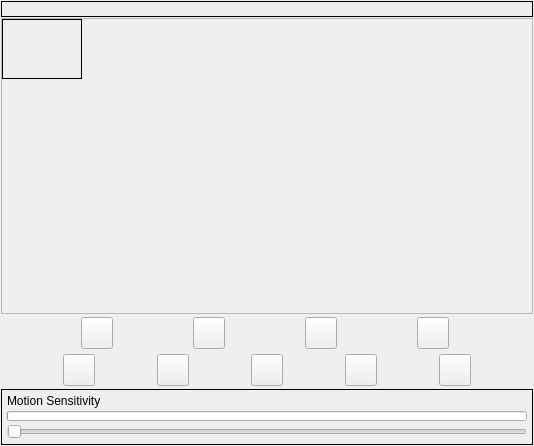
<?xml version="1.0" encoding="UTF-8"?>
<ui version="4.0">
 <class>VlcWidgetUi</class>
 <widget class="QWidget" name="VlcWidgetUi">
  <property name="geometry">
   <rect>
    <x>0</x>
    <y>0</y>
    <width>534</width>
    <height>446</height>
   </rect>
  </property>
  <property name="sizePolicy">
   <sizepolicy hsizetype="Expanding" vsizetype="Expanding">
    <horstretch>0</horstretch>
    <verstretch>0</verstretch>
   </sizepolicy>
  </property>
  <property name="minimumSize">
   <size>
    <width>0</width>
    <height>0</height>
   </size>
  </property>
  <property name="windowTitle">
   <string>Vlc Widget</string>
  </property>
  <layout class="QVBoxLayout" name="verticalLayout">
   <property name="spacing">
    <number>1</number>
   </property>
   <property name="leftMargin">
    <number>1</number>
   </property>
   <property name="topMargin">
    <number>1</number>
   </property>
   <property name="rightMargin">
    <number>1</number>
   </property>
   <property name="bottomMargin">
    <number>1</number>
   </property>
   <item>
    <widget class="QLabel" name="m_UserMsgLabel">
     <property name="sizePolicy">
      <sizepolicy hsizetype="Expanding" vsizetype="Minimum">
       <horstretch>0</horstretch>
       <verstretch>0</verstretch>
      </sizepolicy>
     </property>
     <property name="minimumSize">
      <size>
       <width>0</width>
       <height>13</height>
      </size>
     </property>
     <property name="maximumSize">
      <size>
       <width>16777215</width>
       <height>16777215</height>
      </size>
     </property>
     <property name="frameShape">
      <enum>QFrame::Box</enum>
     </property>
     <property name="text">
      <string/>
     </property>
    </widget>
   </item>
   <item>
    <widget class="VxAspectFrame" name="m_VideoFrame">
     <property name="sizePolicy">
      <sizepolicy hsizetype="Expanding" vsizetype="Expanding">
       <horstretch>0</horstretch>
       <verstretch>0</verstretch>
      </sizepolicy>
     </property>
     <property name="frameShape">
      <enum>QFrame::StyledPanel</enum>
     </property>
     <property name="frameShadow">
      <enum>QFrame::Raised</enum>
     </property>
     <widget class="VxLabel" name="m_VideoScreen">
      <property name="geometry">
       <rect>
        <x>1</x>
        <y>1</y>
        <width>80</width>
        <height>60</height>
       </rect>
      </property>
      <property name="sizePolicy">
       <sizepolicy hsizetype="Ignored" vsizetype="Ignored">
        <horstretch>0</horstretch>
        <verstretch>0</verstretch>
       </sizepolicy>
      </property>
      <property name="minimumSize">
       <size>
        <width>80</width>
        <height>60</height>
       </size>
      </property>
      <property name="frameShape">
       <enum>QFrame::Box</enum>
      </property>
      <property name="text">
       <string/>
      </property>
      <property name="alignment">
       <set>Qt::AlignCenter</set>
      </property>
     </widget>
    </widget>
   </item>
   <item>
    <widget class="QFrame" name="m_VidCtrlFrame">
     <property name="sizePolicy">
      <sizepolicy hsizetype="Preferred" vsizetype="Minimum">
       <horstretch>0</horstretch>
       <verstretch>0</verstretch>
      </sizepolicy>
     </property>
     <property name="minimumSize">
      <size>
       <width>0</width>
       <height>36</height>
      </size>
     </property>
     <property name="maximumSize">
      <size>
       <width>16777215</width>
       <height>16777215</height>
      </size>
     </property>
     <property name="frameShape">
      <enum>QFrame::NoFrame</enum>
     </property>
     <layout class="QHBoxLayout" name="horizontalLayout">
      <property name="spacing">
       <number>0</number>
      </property>
      <property name="leftMargin">
       <number>0</number>
      </property>
      <property name="topMargin">
       <number>0</number>
      </property>
      <property name="rightMargin">
       <number>0</number>
      </property>
      <property name="bottomMargin">
       <number>0</number>
      </property>
      <item>
       <widget class="VxPushButton" name="m_CamSourceButton">
        <property name="sizePolicy">
         <sizepolicy hsizetype="Fixed" vsizetype="Fixed">
          <horstretch>0</horstretch>
          <verstretch>0</verstretch>
         </sizepolicy>
        </property>
        <property name="minimumSize">
         <size>
          <width>32</width>
          <height>32</height>
         </size>
        </property>
        <property name="maximumSize">
         <size>
          <width>32</width>
          <height>32</height>
         </size>
        </property>
        <property name="text">
         <string notr="true"/>
        </property>
        <property name="iconSize">
         <size>
          <width>32</width>
          <height>32</height>
         </size>
        </property>
       </widget>
      </item>
      <item>
       <widget class="VxPushButton" name="m_CamPreviewButton">
        <property name="sizePolicy">
         <sizepolicy hsizetype="Fixed" vsizetype="Fixed">
          <horstretch>0</horstretch>
          <verstretch>0</verstretch>
         </sizepolicy>
        </property>
        <property name="minimumSize">
         <size>
          <width>32</width>
          <height>32</height>
         </size>
        </property>
        <property name="maximumSize">
         <size>
          <width>32</width>
          <height>32</height>
         </size>
        </property>
        <property name="text">
         <string notr="true"/>
        </property>
        <property name="iconSize">
         <size>
          <width>32</width>
          <height>32</height>
         </size>
        </property>
       </widget>
      </item>
      <item>
       <widget class="VxPushButton" name="m_CamRotateButton">
        <property name="sizePolicy">
         <sizepolicy hsizetype="Fixed" vsizetype="Fixed">
          <horstretch>0</horstretch>
          <verstretch>0</verstretch>
         </sizepolicy>
        </property>
        <property name="minimumSize">
         <size>
          <width>32</width>
          <height>32</height>
         </size>
        </property>
        <property name="maximumSize">
         <size>
          <width>32</width>
          <height>32</height>
         </size>
        </property>
        <property name="text">
         <string notr="true"/>
        </property>
        <property name="iconSize">
         <size>
          <width>32</width>
          <height>32</height>
         </size>
        </property>
       </widget>
      </item>
      <item>
       <widget class="VxPushButton" name="m_ImageRotateButton">
        <property name="sizePolicy">
         <sizepolicy hsizetype="Fixed" vsizetype="Fixed">
          <horstretch>0</horstretch>
          <verstretch>0</verstretch>
         </sizepolicy>
        </property>
        <property name="minimumSize">
         <size>
          <width>32</width>
          <height>32</height>
         </size>
        </property>
        <property name="maximumSize">
         <size>
          <width>32</width>
          <height>32</height>
         </size>
        </property>
        <property name="text">
         <string notr="true"/>
        </property>
        <property name="iconSize">
         <size>
          <width>32</width>
          <height>32</height>
         </size>
        </property>
       </widget>
      </item>
     </layout>
    </widget>
   </item>
   <item>
    <widget class="QFrame" name="m_RecordCtrlFrame">
     <property name="sizePolicy">
      <sizepolicy hsizetype="Preferred" vsizetype="Minimum">
       <horstretch>0</horstretch>
       <verstretch>0</verstretch>
      </sizepolicy>
     </property>
     <property name="minimumSize">
      <size>
       <width>0</width>
       <height>36</height>
      </size>
     </property>
     <property name="maximumSize">
      <size>
       <width>16777215</width>
       <height>16777215</height>
      </size>
     </property>
     <property name="frameShape">
      <enum>QFrame::NoFrame</enum>
     </property>
     <layout class="QHBoxLayout" name="horizontalLayout_2">
      <property name="spacing">
       <number>0</number>
      </property>
      <property name="leftMargin">
       <number>0</number>
      </property>
      <property name="topMargin">
       <number>0</number>
      </property>
      <property name="rightMargin">
       <number>0</number>
      </property>
      <property name="bottomMargin">
       <number>0</number>
      </property>
      <item>
       <widget class="VxPushButton" name="m_PictureSnapshotButton">
        <property name="sizePolicy">
         <sizepolicy hsizetype="Fixed" vsizetype="Fixed">
          <horstretch>0</horstretch>
          <verstretch>0</verstretch>
         </sizepolicy>
        </property>
        <property name="minimumSize">
         <size>
          <width>32</width>
          <height>32</height>
         </size>
        </property>
        <property name="maximumSize">
         <size>
          <width>32</width>
          <height>32</height>
         </size>
        </property>
        <property name="text">
         <string notr="true"/>
        </property>
        <property name="iconSize">
         <size>
          <width>32</width>
          <height>32</height>
         </size>
        </property>
       </widget>
      </item>
      <item>
       <widget class="VxPushButton" name="m_NormalRecordButton">
        <property name="sizePolicy">
         <sizepolicy hsizetype="Fixed" vsizetype="Fixed">
          <horstretch>0</horstretch>
          <verstretch>0</verstretch>
         </sizepolicy>
        </property>
        <property name="minimumSize">
         <size>
          <width>32</width>
          <height>32</height>
         </size>
        </property>
        <property name="maximumSize">
         <size>
          <width>32</width>
          <height>32</height>
         </size>
        </property>
        <property name="text">
         <string notr="true"/>
        </property>
        <property name="iconSize">
         <size>
          <width>32</width>
          <height>32</height>
         </size>
        </property>
       </widget>
      </item>
      <item>
       <widget class="VxPushButton" name="m_MotionRecordButton">
        <property name="sizePolicy">
         <sizepolicy hsizetype="Fixed" vsizetype="Fixed">
          <horstretch>0</horstretch>
          <verstretch>0</verstretch>
         </sizepolicy>
        </property>
        <property name="minimumSize">
         <size>
          <width>32</width>
          <height>32</height>
         </size>
        </property>
        <property name="maximumSize">
         <size>
          <width>32</width>
          <height>32</height>
         </size>
        </property>
        <property name="text">
         <string notr="true"/>
        </property>
        <property name="iconSize">
         <size>
          <width>32</width>
          <height>32</height>
         </size>
        </property>
       </widget>
      </item>
      <item>
       <widget class="VxPushButton" name="m_MotionAlarmButton">
        <property name="sizePolicy">
         <sizepolicy hsizetype="Fixed" vsizetype="Fixed">
          <horstretch>0</horstretch>
          <verstretch>0</verstretch>
         </sizepolicy>
        </property>
        <property name="minimumSize">
         <size>
          <width>32</width>
          <height>32</height>
         </size>
        </property>
        <property name="maximumSize">
         <size>
          <width>32</width>
          <height>32</height>
         </size>
        </property>
        <property name="text">
         <string notr="true"/>
        </property>
        <property name="iconSize">
         <size>
          <width>32</width>
          <height>32</height>
         </size>
        </property>
       </widget>
      </item>
      <item>
       <widget class="VxPushButton" name="m_VidFilesButton">
        <property name="sizePolicy">
         <sizepolicy hsizetype="Fixed" vsizetype="Fixed">
          <horstretch>0</horstretch>
          <verstretch>0</verstretch>
         </sizepolicy>
        </property>
        <property name="minimumSize">
         <size>
          <width>32</width>
          <height>32</height>
         </size>
        </property>
        <property name="maximumSize">
         <size>
          <width>32</width>
          <height>32</height>
         </size>
        </property>
        <property name="text">
         <string notr="true"/>
        </property>
        <property name="iconSize">
         <size>
          <width>32</width>
          <height>32</height>
         </size>
        </property>
       </widget>
      </item>
     </layout>
    </widget>
   </item>
   <item>
    <widget class="QFrame" name="m_RecordSensitivityFrame">
     <property name="sizePolicy">
      <sizepolicy hsizetype="Preferred" vsizetype="Minimum">
       <horstretch>0</horstretch>
       <verstretch>0</verstretch>
      </sizepolicy>
     </property>
     <property name="minimumSize">
      <size>
       <width>0</width>
       <height>56</height>
      </size>
     </property>
     <property name="maximumSize">
      <size>
       <width>16777215</width>
       <height>16777215</height>
      </size>
     </property>
     <property name="frameShape">
      <enum>QFrame::Box</enum>
     </property>
     <layout class="QVBoxLayout" name="verticalLayout_2">
      <property name="spacing">
       <number>1</number>
      </property>
      <property name="leftMargin">
       <number>5</number>
      </property>
      <property name="topMargin">
       <number>2</number>
      </property>
      <property name="rightMargin">
       <number>5</number>
      </property>
      <property name="bottomMargin">
       <number>2</number>
      </property>
      <item>
       <widget class="QLabel" name="m_MotionSesitivityLabel">
        <property name="sizePolicy">
         <sizepolicy hsizetype="Preferred" vsizetype="Minimum">
          <horstretch>0</horstretch>
          <verstretch>0</verstretch>
         </sizepolicy>
        </property>
        <property name="minimumSize">
         <size>
          <width>0</width>
          <height>18</height>
         </size>
        </property>
        <property name="maximumSize">
         <size>
          <width>16777215</width>
          <height>16777215</height>
         </size>
        </property>
        <property name="text">
         <string>Motion Sensitivity</string>
        </property>
       </widget>
      </item>
      <item>
       <widget class="QProgressBar" name="m_MotionBar">
        <property name="sizePolicy">
         <sizepolicy hsizetype="Expanding" vsizetype="Minimum">
          <horstretch>0</horstretch>
          <verstretch>0</verstretch>
         </sizepolicy>
        </property>
        <property name="minimumSize">
         <size>
          <width>0</width>
          <height>10</height>
         </size>
        </property>
        <property name="maximumSize">
         <size>
          <width>16777215</width>
          <height>10</height>
         </size>
        </property>
        <property name="value">
         <number>0</number>
        </property>
        <property name="textVisible">
         <bool>false</bool>
        </property>
       </widget>
      </item>
      <item>
       <widget class="QSlider" name="m_MotionSensitivitySlider">
        <property name="sizePolicy">
         <sizepolicy hsizetype="Expanding" vsizetype="Minimum">
          <horstretch>0</horstretch>
          <verstretch>0</verstretch>
         </sizepolicy>
        </property>
        <property name="minimumSize">
         <size>
          <width>0</width>
          <height>20</height>
         </size>
        </property>
        <property name="orientation">
         <enum>Qt::Horizontal</enum>
        </property>
       </widget>
      </item>
     </layout>
    </widget>
   </item>
  </layout>
 </widget>
 <customwidgets>
  <customwidget>
   <class>VxPushButton</class>
   <extends>QPushButton</extends>
   <header>VxPushButton.h</header>
  </customwidget>
  <customwidget>
   <class>VxLabel</class>
   <extends>QLabel</extends>
   <header>VxLabel.h</header>
  </customwidget>
  <customwidget>
   <class>VxAspectFrame</class>
   <extends>QFrame</extends>
   <header>VxAspectFrame.h</header>
   <container>1</container>
  </customwidget>
 </customwidgets>
 <resources/>
 <connections/>
</ui>
